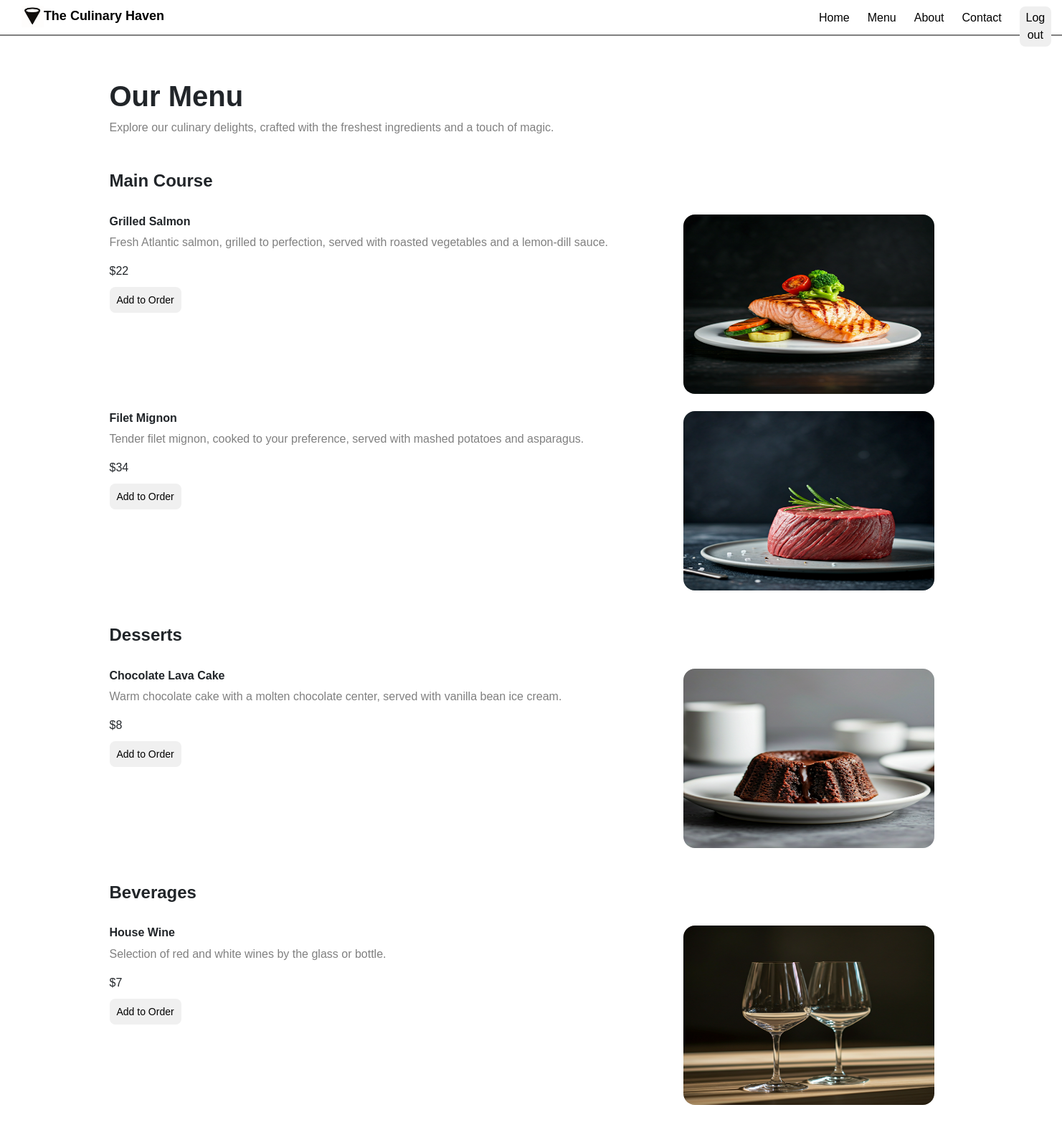
The page /menu/ (signed in) on the database its author committed.
### food/models.py (models this page shows)
class Item(models.Model):
    category=models.CharField(max_length=20, choices=CATEGORY_CHOICES)
    name=models.CharField(max_length=50,default="Unknown")
    description=models.TextField()
    price=models.IntegerField()
    image=models.ImageField(default='fallback.png',blank=True)

### food/views.py (the view)
# urls.py: path('menu/',views.menu_view,name="menu"),
@login_required
def menu_view(request):
    all_data=Item.objects.all()
    my_dict={"all_data":all_data}
    return render(request,'users/menu.html',my_dict)

### templates/users/menu.html (shortened to what this page needs)
{% extends "users/base.html" %}
{% load static %}
{% block main %}
   <div class="container my-5" style="max-width: 1200px;">
    <div style="margin-top: 60px; display: flex;"><h1 ><strong>Our Menu</strong></h1>
    </div>
    <p style="color: gray;">Explore our culinary delights, crafted with the freshest ingredients and a touch of magic.</p>
    {% regroup all_data by category as category_list %}
    {% for category in category_list %}
      <h4 class="mt-5"><strong>{{category.grouper}}</strong></h4>
        {% for i in category.list %}
        <div class="row">
            <div class="col-md-8">
                <h6 class="mt-4"><strong>{{i.name}}</strong></h6>
                <p style="color: gray;">{{i.description}}</p>
                <p>${{i.price}}</p>
                 <a href="{% url 'add' i.id %}" style="background-color: rgb(240,240,240); border-radius: 8px; border: none; padding: 10px; height: 40px; font-size: 14px;">Add to Order</a>
            </div>
            <div class="col-md-4">
                <img src="{{i.image.url}}" alt="" style="width: 350px; height: 250px;" class="mt-4 rounded-4">
            </div>
        </div>
        {% endfor %}
    {% endfor %}
   </div>
{% endblock %}

### templates/users/base.html (shortened to what this page needs)
<!DOCTYPE html>
{% load static %}
<html lang="en">
<head>
    <link href="https://cdn.jsdelivr.net/npm/bootstrap@5.3.7/dist/css/bootstrap.min.css" rel="stylesheet">
    <link rel="stylesheet" href="https://cdnjs.cloudflare.com/ajax/libs/font-awesome/7.0.0/css/all.min.css" />
    <link rel="stylesheet" href="{% static 'CSS/style.css' %}">
</head>
<body>
    {% include 'users/navbar.html' %}
    {% block main %}
    {% endblock %}
</body>
</html>

### templates/users/navbar.html (shortened to what this page needs)
{% load static %}
<nav>
  <div class="position-relative" style="display: flex;justify-content: space-around;height: 50px;border-bottom: 2px solid grey;">
    <div class="position-absolute mt-2 fw-bold" style="left: 30px; font-size: 18px">
      <a href="{% url 'home' %}">
        <img src="{% static 'image/logo.png' %}" alt="" height="30"/>The Culinary Haven</a>
    </div>
    <ul>
      {% if user.is_authenticated %}
      <li><a href="{% url 'home' %}">Home</a></li>
      <li><a href="{% url 'menu' %}">Menu</a></li>
      <li><a href="{% url 'about' %}">About</a></li>
      <li><a href="{% url 'contact' %}">Contact</a></li>
      <li>
        <a href="{% url 'logout' %}"><button class="move-up p-1" style="border-radius: 8px; position: relative;bottom: 4px;border: none;"class="p-1">Log out</button></a>
      </li>
      {% endif %}
    </ul>
  </div>
</nav>

### static/CSS/style.css (style rules this page uses)
* { margin: 0; padding: 0; box-sizing: border-box; font-family: sans-serif; }
div a { text-decoration: none; color: black; }
.position-relative ul { display: flex; width: 100%; height: auto; margin-top: 3px; list-style: none; margin-left: 1100px; }
.position-relative li { padding: 10px; padding-right: 15px; }

### rows shown on the page
Item: grouper "Main Course", name "Grilled Salmon", description "Fresh Atlantic salmon, grilled to perfection, served with roasted vegetables and a lemon-dill sauce.", price "22", image (picture)
Item: name "Filet Mignon", description "Tender filet mignon, cooked to your preference, served with mashed potatoes and asparagus.", price "34", image (picture)
Item: grouper "Desserts", name "Chocolate Lava Cake", description "Warm chocolate cake with a molten chocolate center, served with vanilla bean ice cream.", price "8", image (picture)
Item: grouper "Beverages", name "House Wine", description "Selection of red and white wines by the glass or bottle.", price "7", image (picture)
